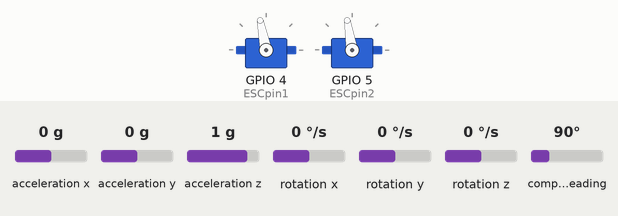
Recording of a sketch running on a simulated ESP32. On the bench: 2 × servo. The test bench sets the inputs (shaded band); at power-on: acceleration y 0 g, acceleration x 0 g, acceleration z 1 g, rotation x 0 °/s, rotation y 0 °/s, rotation z 0 °/s, compass heading 90°. What the sketch prints to the serial monitor is not drawn.

Above: at 3.2 s.
3.3 s: acceleration y set to -1.4 g
At 4.5 s:
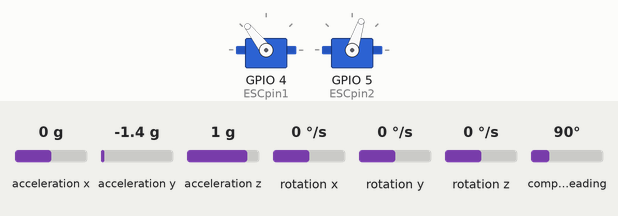
4.8 s: acceleration x set to -1.4 g
At 5.9 s:
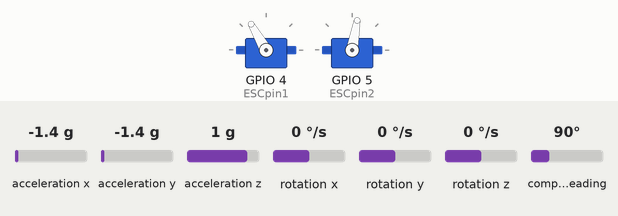
6.3 s: acceleration y set to 0.8 g
At 6.7 s:
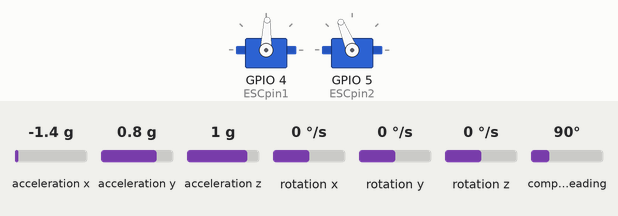
7.8 s: acceleration y set to 0 g
At 9.2 s:
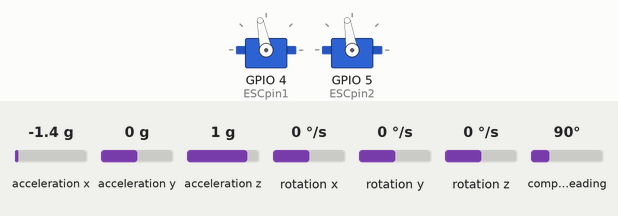
Timing chart, 0 to 10.3 s (numbered marks = the images above; inputs shaded):
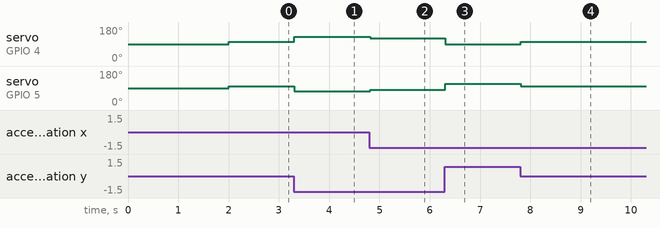

The sketch:

dual_copter_balance.ino
```cpp
//including libraries
#include "MPU9250.h"
#include <ESP32Servo.h>

//creating objects
MPU9250 mpu; //sensor initiated

Servo ESC_right;  //  create object for right motor
Servo ESC_left; //  create object for left motor

//initiate pin numbers
const int ESCpin1 = 4; //PWM pin for ESC1 right
const int ESCpin2 = 5;  //PWM pin for ESC2 left

//initiate variables
float roll;
float pitch;
float yaw;

const double kp = 0.5;
const double ki = 0;
const double kd = 0;

const int base_pwm = 100;
const int max_pwm = 180;
double pwm_left;
double pwm_right;
const int base_ms = 1500;
const int max_ms = 2000;

unsigned long currentTime, previousTime;
double elapsedTime;
double error;
double lastError;
double input, output, setPoint;
double cumError, rateError;

void setup() {
  // put your setup code here, to run once:
  Serial.begin(115200);

  ESC_right.attach(ESCpin1, 1000, 2000);
  ESC_left.attach(ESCpin2, 1000, 2000);

  previousTime = millis();

  Wire.begin();
    delay(2000);

    if (!mpu.setup(0x68)) {  // change to your own address
        while (1) {
            Serial.println("MPU connection failed. Please check your connection with `connection_check` example.");
            delay(5000);
        }
    }

    setPoint = 1.70;
}

void loop() {
  // put your main code here, to run repeatedly:
    static uint32_t lastControlTime = 0;
    const uint32_t controlInterval = 10; // ms

    if (millis() - lastControlTime >= controlInterval) {
        lastControlTime = millis();
    }

    if (mpu.update()) {
          static uint32_t prev_ms = millis();
          if (millis() > prev_ms + 10) {
              roll = mpu.getRoll();
              pitch = mpu.getPitch();
              yaw = mpu.getYaw();
              prev_ms = millis();
          }
      }

    output = computePID(roll); //gain
    //Serial.print("output: ");
    //Serial.println(output);

    pwm_left = base_pwm - output;
    pwm_left = clamp(pwm_left, 0, max_pwm);
    Serial.print("pwm left: ");
    Serial.println(pwm_left);
    int round_pwm_left = (int)round(pwm_left);
    Serial.print("round pwm left: ");
    Serial.println(round_pwm_left);

    // pwm_left = base_ms - output;
    // pwm_left = clamp(pwm_left, 0, max_ms);
    // Serial.print("pwm left: ");
    // Serial.println(pwm_left);
    // int round_pwm_left = (int)round(pwm_left);
    // Serial.print("round pwm left: ");
    // Serial.println(round_pwm_left);

    pwm_right = base_pwm + output;
    pwm_right = clamp(pwm_right, 0, max_pwm);
    Serial.print("pwm right: ");
    Serial.println(pwm_right);
    int round_pwm_right = (int)round(pwm_right);
    Serial.print("round pwm right: ");
    Serial.println(round_pwm_right);

    // pwm_right = base_ms + output;
    // pwm_right = clamp(pwm_right, 0, max_ms);
    // Serial.print("pwm right: ");
    // Serial.println(pwm_right);
    // int round_pwm_right = (int)round(pwm_right);
    // Serial.print("round pwm right: ");
    // Serial.println(round_pwm_right);

    //int roundedValue = (int)round(value);

    ESC_left.write(round_pwm_left);
    ESC_right.write(round_pwm_right);

    // ESC_left.writeMicroseconds(round_pwm_left);
    // ESC_right.writeMicroseconds(round_pwm_right);

}

double computePID(double inp){
        currentTime = millis();                //get current time
        elapsedTime = (double)(currentTime - previousTime);        //compute time elapsed from previous computation

        if (elapsedTime <=0) elapsedTime = 1;

        error = setPoint - inp;                                // determine error
        //Serial.print("Error: ");
        //Serial.println(error);
        cumError += error * elapsedTime;                // compute integral
        rateError = (error - lastError)/elapsedTime;   // compute derivative

        double out = kp*error + ki*cumError + kd*rateError;                //PID output

        lastError = error;                                //remember current error
        previousTime = currentTime;                        //remember current time

        return out;                                        //have function return the PID output
}

double clamp(double value, double min, double max) {
    if (value < min) return min;
    if (value > max) return max;
    return value;
}
```

Measured:
- after the input at 3.3 s, servo on GPIO 4 (ESCpin1): 101° → 128° at once; servo on GPIO 5 (ESCpin2): 99° → 72° at once
- after the input at 4.8 s, servo on GPIO 4 (ESCpin1): 128° → 120° at once; servo on GPIO 5 (ESCpin2): 72° → 80° at once
- after the input at 6.3 s, servo on GPIO 4 (ESCpin1): 120° → 88° at once; servo on GPIO 5 (ESCpin2): 80° → 112° at once
- after the input at 7.8 s, servo on GPIO 4 (ESCpin1): 88° → 101° at once; servo on GPIO 5 (ESCpin2): 112° → 99° at once
